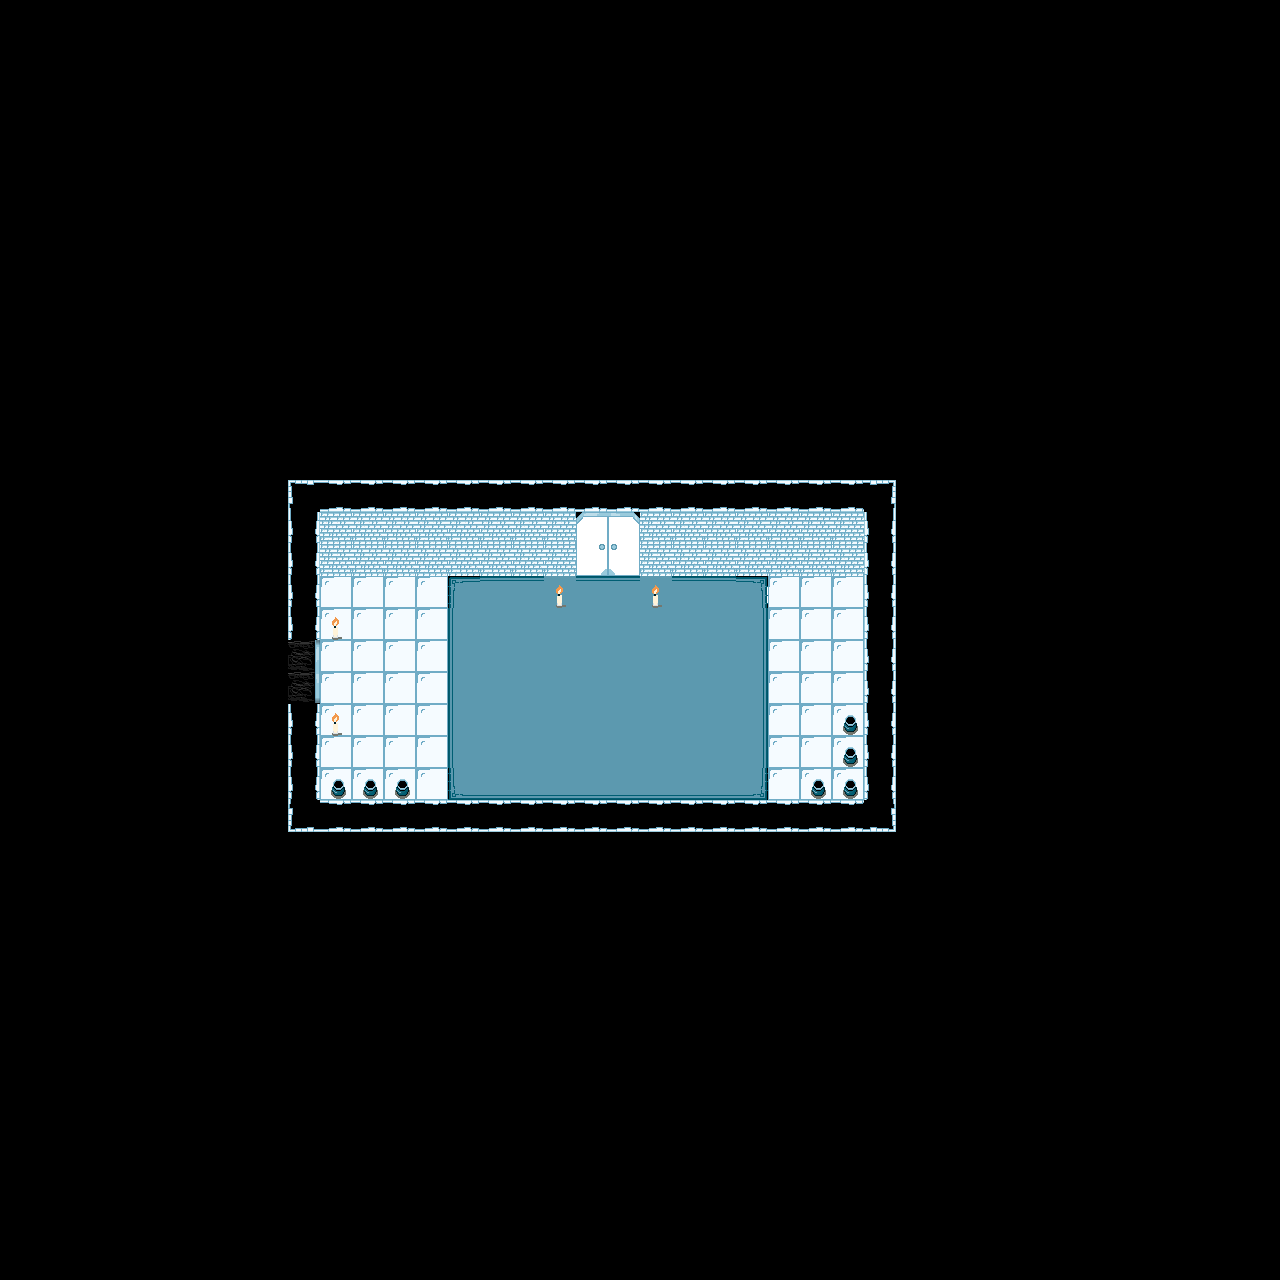

A 2D game scene composited from a Tiled map and its tileset images. What follows is a short description and the map's XML, with each tile layer's data collapsed to a summary:
An orthogonal 40x40 tile map with 32x32 px tiles, 2 tile layers (Tile Layer 2, Tile Layer 1) and 9 objects.

<map version="1.10" tiledversion="1.11.2" orientation="orthogonal" renderorder="right-down" width="40" height="40" tilewidth="32" tileheight="32" infinite="0" nextlayerid="4" nextobjectid="10">
 <tileset firstgid="1" source="../FinalRoomTileset.tsx" />
 <layer id="2" name="Tile Layer 2" width="40" height="40">
  <data>[1600 cells, 24 non-empty, 3 distinct tile ids]</data>
 </layer>
 <layer id="1" name="Tile Layer 1" width="40" height="40">
  <data>[1600 cells, 209 non-empty, 25 distinct tile ids]</data>
 </layer>
 <objectgroup id="3" name="Object Layer 1">
  <object id="1" x="288" y="480" width="608" height="32">
   <properties>
    <property name="Tag" value="Wall" />
   </properties>
  </object>
  <object id="2" x="864" y="480" width="32" height="352">
   <properties>
    <property name="Tag" value="Wall" />
   </properties>
  </object>
  <object id="3" x="288" y="800" width="576" height="32">
   <properties>
    <property name="Tag" value="Wall" />
   </properties>
  </object>
  <object id="4" x="288" y="512" width="32" height="128">
   <properties>
    <property name="Tag" value="Wall" />
   </properties>
  </object>
  <object id="5" x="288" y="704" width="32" height="96">
   <properties>
    <property name="Tag" value="Wall" />
   </properties>
  </object>
  <object id="6" x="576" y="512" width="64" height="64">
   <properties>
    <property name="Tag" value="Door" />
   </properties>
  </object>
  <object id="7" x="288" y="640" width="32" height="64">
   <properties>
    <property name="Tag" value="Door" />
   </properties>
  </object>
  <object id="8" x="694.667" y="749.333" width="32" height="32">
   <properties>
    <property name="Enemy" value="BaseEnemy" />
    <property name="Tag" value="Enemy" />
   </properties>
  </object>
  <object id="9" x="486.667" y="740" width="32" height="32">
   <properties>
    <property name="Enemy" value="MeleeSlime" />
    <property name="Tag" value="Enemy" />
   </properties>
  </object>
 </objectgroup>
</map>
